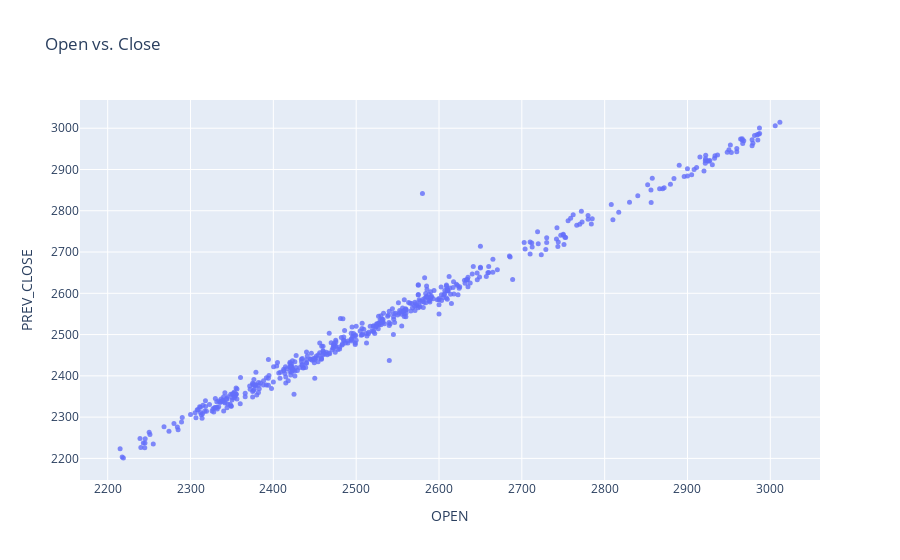

This figure's notebook cell:
### Code cell
fig = px.scatter(Reliance, 
                 x='OPEN', 
                 y='PREV_CLOSE', 
                 
                 opacity=0.8, 
                  
                 title='Open vs. Close')
fig.update_traces(marker_size=5)
fig.show()

### Figure 1 — Plotly figure (JSON) as saved in the notebook; plotly's stock layout.template omitted (floating-point values rounded to 4 significant figures; data arrays with more than 128 entries replaced by an {"elided": "..."} marker saying what was removed)
{"data": [{"hovertemplate": "OPEN=%{x}<br>PREV_CLOSE=%{y}<extra></extra>", "legendgroup": "", "marker": {"color": "#636efa", "opacity": 0.8, "size": 5, "symbol": "circle"}, "mode": "markers", "name": "", "orientation": "v", "showlegend": false, "type": "scatter", "x": {"elided": "496 float values"}, "xaxis": "x", "y": {"elided": "496 float values"}, "yaxis": "y"}], "layout": {"autosize": true, "legend": {"tracegroupgap": 0}, "title": {"text": "Open vs. Close"}, "xaxis": {"anchor": "y", "autorange": true, "domain": [0, 1], "range": [2167.0, 3059.0], "title": {"text": "OPEN"}, "type": "linear"}, "yaxis": {"anchor": "x", "autorange": true, "domain": [0, 1], "range": [2138.0, 3078.0], "title": {"text": "PREV_CLOSE"}, "type": "linear"}}}
